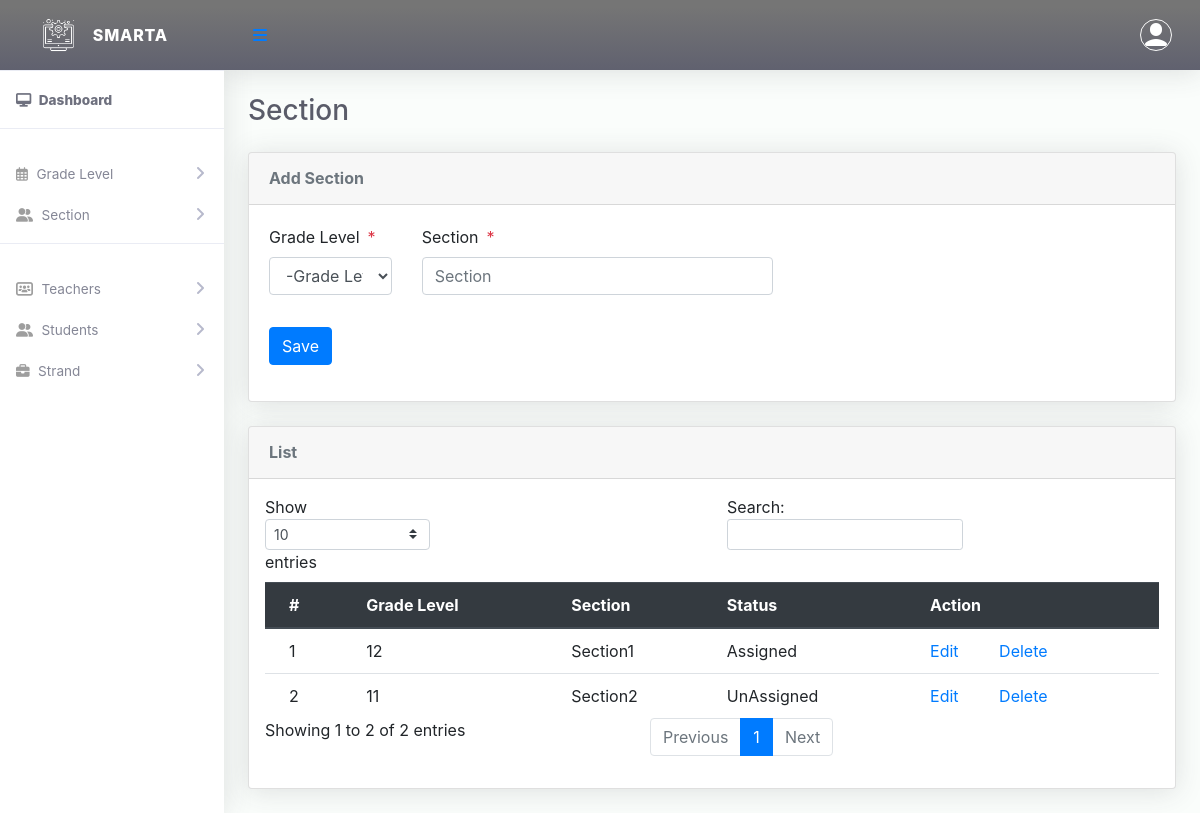
Page /Admin/createClassArms.php on the committed database.
### tables this page shows
CREATE TABLE `tblclassarms` (
  `Id` int(10) NOT NULL,
  `classId` varchar(10) NOT NULL,
  `classArmName` varchar(255) NOT NULL,
  `isAssigned` varchar(10) NOT NULL
);

CREATE TABLE `tblclass` (
  `Id` int(10) NOT NULL,
  `className` varchar(255) NOT NULL
);

### Admin/createClassArms.php (the view, shortened to what this page needs)
<?php
include '../Includes/dbcon.php';
?>
<!DOCTYPE html>
<html lang="en">
<head>
  <link href="../vendor/fontawesome-free/css/all.min.css" rel="stylesheet" type="text/css">
  <link href="../vendor/bootstrap/css/bootstrap.min.css" rel="stylesheet" type="text/css">
  <link href="css/ruang-admin.min.css" rel="stylesheet">
</head>
<body id="page-top">
  <div id="wrapper">
    <?php include "Includes/sidebar.php"; ?>
    <div id="content-wrapper" class="d-flex flex-column">
      <div id="content">
        <?php include "Includes/topbar.php"; ?>
        <div class="container-fluid" id="container-wrapper">
          <div class="d-sm-flex align-items-center justify-content-between mb-4">
            <h1 class="h3 mb-0 text-gray-800">Section</h1>
          </div>
          <div class="row">
            <div class="col-lg-12">
              <div class="card mb-4">
                <div class="card-header py-3 d-flex flex-row align-items-center justify-content-between">
                  <h6 class="m-0 font-weight-bold text-secondary">Add Section</h6>
                </div>
                <div class="card-body">
                  <form method="post">
                    <div class="form-group row mb-3">
                      <div class="col-xl-2">
                        <label class="form-control-label">Grade Level<span class="text-danger ml-2">*</span></label>
                        <?php
                        $qry = "SELECT * FROM tblclass ORDER BY className ASC";
                        $result = $conn->query($qry);
                        $num = $result->num_rows;
                        if ($num > 0) {
                          echo ' <select required name="classId" class="form-control mb-3">';
                          echo '<option value="">-Grade Level-</option>';
                          echo '</select>';
                        }
                        ?>
                      </div>
                      <div class="col-xl-5">
                        <label class="form-control-label">Section<span class="text-danger ml-2">*</span></label>
                        <input type="text" class="form-control" name="classArmName"
                          value="<?php echo $row['classArmName']; ?>" id="exampleInputFirstName" placeholder="Section">
                      </div>
                    </div>
                    <?php
                    if (isset($Id)) {
                      ?>
                      <button type="submit" name="update" class="btn btn-info">Update</button>
                      <a href="createClassArms.php" id="cancel" name="cancel" class="btn btn-warning">Back</a>
                      &nbsp;&nbsp;&nbsp;&nbsp;&nbsp;&nbsp;&nbsp;&nbsp;&nbsp;&nbsp;
                      <?php
                    } else {
                      ?>
                      <button type="submit" name="save" class="btn btn-primary">Save</button>
                      <?php
                    }
                    ?>
                  </form>
                </div>
              </div>
              <div class="row">
                <div class="col-lg-12">
                  <div class="card mb-4">
                    <div class="card-header py-3 d-flex flex-row align-items-center justify-content-between">
                      <h6 class="m-0 font-weight-bold text-secondary">List</h6>
                    </div>
                    <div class="table-responsive p-3">
                      <table class="table align-items-center table-flush table-hover" id="dataTableHover">
                        <thead class="thead-dark">
                          <tr>
                            <th>#</th>
                            <th>Grade Level</th>
                            <th>Section</th>
                            <th>Status</th>
                            <th>Action</th>
                          </tr>
                        </thead>
                        <tbody>
                          <?php
                          $query = "SELECT tblclassarms.Id,tblclassarms.isAssigned,tblclass.className,tblclassarms.classArmName
                      FROM tblclassarms
                      INNER JOIN tblclass ON tblclass.Id = tblclassarms.classId";
                          $rs = $conn->query($query);
                          $num = $rs->num_rows;
                          $sn = 0;
                          $status = "";
                          if ($num > 0) {
                            while ($rows = $rs->fetch_assoc()) {
                              if ($rows['isAssigned'] == '1') {
                                $status = "Assigned";
                              } else {
                                $status = "UnAssigned";
                              }
                              $sn = $sn + 1;
                              echo "
                              <tr>
                                <td>" . $sn . "</td>
                                <td>" . $rows['className'] . "</td>
                                <td>" . $rows['classArmName'] . "</td>
                                <td>" . $status . "</td>
                                <td><a href='?action=edit&Id=" . $rows['Id'] . "'>Edit</a> &nbsp; &nbsp; &nbsp; &nbsp;
                                <a onclick='javascript:confirmationDelete($(this));return false;' href='?action=delete&Id=" . $rows['Id'] . "'>Delete</a></td>
                              </tr>";
                            }
                          } else {
                            echo
                              "<div class='alert alert-danger' role='alert'>
                            No Record Found!
                            </div>";
                          }
                          ?>
                        </tbody>
                      </table>
                    </div>
                  </div>
                </div>
              </div>
            </div>
          </div>
        </div>
      </div>
    </div>
</body>
</html>

### rows in the picture
tblclassarms: classId.className "12", classArmName "Section1", isAssigned "Assigned"
tblclassarms: classId.className "11", classArmName "Section2", isAssigned "UnAssigned"
